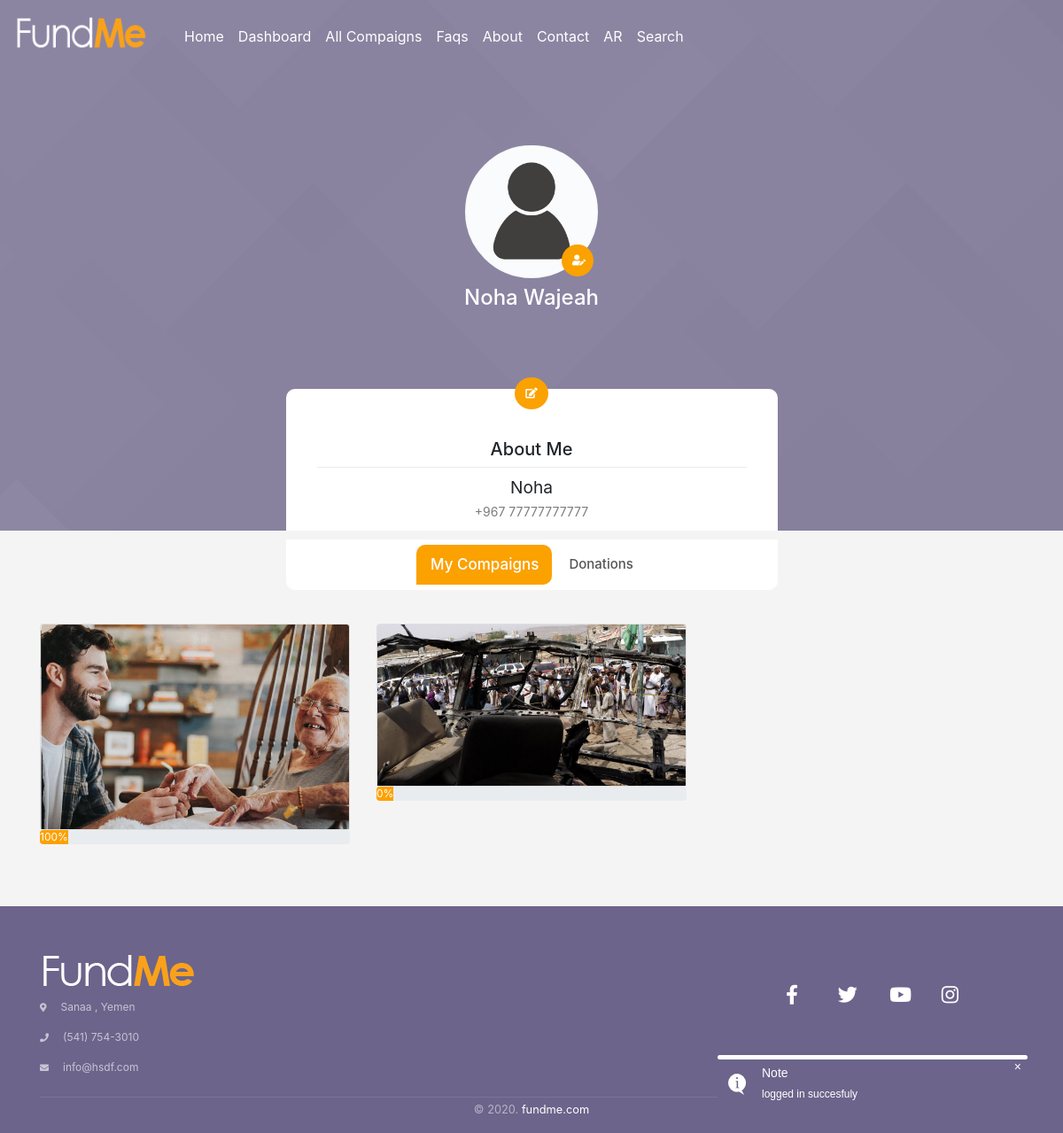
The app's page /profile/index (signed in) with its own data.
### tables this page shows
CREATE TABLE `profiles` (
  `id` int(11) NOT NULL,
  `name` varchar(50) NOT NULL,
  `value` text NOT NULL,
  `user_id` int(11) NOT NULL
);

CREATE TABLE `compigans` (
  `id` int(11) NOT NULL,
  `owner_id` int(11) NOT NULL,
  `title` varchar(100) NOT NULL,
  `galary` text NOT NULL,
  `descrption` text NOT NULL,
  `file` text NOT NULL,
  `tags` text NOT NULL,
  `status` varchar(10) NOT NULL,
  `cost` double NOT NULL,
  `duration` timestamp NOT NULL DEFAULT current_timestamp() ON UPDATE current_timestamp(),
  `pending` int(11) NOT NULL DEFAULT 0,
  `updates` text DEFAULT NULL,
  `created_at` timestamp NOT NULL DEFAULT current_timestamp(),
  `update_at` timestamp NOT NULL DEFAULT current_timestamp()
);

### app/Controllers/profileController.php (called while the page is built, shortened)
<?php
class profileController extends Controller
{
  public function index()
  {
   $this->profile=$this->model->getModel();
    $username=Helper::userName(Session::get('userID'));
    $this->view('home'.DIRECTORY_SEPARATOR.'profile',['profiles'=>$this->profile->FindUser([Session::get('userID')]),'compigan'=>$this->getUserCompaigns(Session::get('userID')),
                                                      'donations'=>$this->getUserDonations(Session::get('userID'))]);
    $this->view->pageTitle='My Profile';
    $this->view->render();
  }
  public  function getUserCompaigns($uid){
    $compaignModel=$this->model->getModel();
    $compaignsArray = $compaignModel->getUSerCompaigns([$uid]);
    return  $compaignsArray;
  }
  public  function getUserDonations($uid){
    $donationModel=$this->model->getModel();
    $donationsArray=$donationModel->UserDonations([Session::get('userID')]);
    return  $donationsArray;
  }
}
 ?>

### public/index.php (called while the page is built, shortened)
<?php
$app= new Application;
 ?>

### app/Core/Session.php (called while the page is built, shortened)
<?php
abstract class Session
{
    public static function  logged()
    {
      if (self::has('userID')) {
          return $_SESSION['userID'];
      }
      return null;
    }
    public static function get($key)
    {
        if (self::has($key)) {
            return $_SESSION[$key];
        }
        return null;
    }
    public static function has($key)
    {
        return isset($_SESSION[$key]);
    }
    public static function getType()
    {
      return $_SESSION['type'];
    }
}

### app/Core/DB.php (called while the page is built, shortened)
<?php
class DB {
      protected $pdoObject;
      private static $instance;
      public function __construct() {
        try {
          $this->pdoObject=new PDO(DB::DNS,DB::DBUSER,DB::DBPASS);
          $this->pdoObject->setAttribute(PDO::ATTR_DEFAULT_FETCH_MODE,PDO::FETCH_ASSOC);
          $this->pdoObject->setAttribute(PDO::ATTR_ERRMODE, PDO::ERRMODE_EXCEPTION);
          } catch (PDOException $e) {
              echo 'Connection failed: ' . $e->getMessage();
             }
      }
      public static function init()
    {
      if ( is_null( self::$instance ) )
      {
        self::$instance = new self();
      }
      return self::$instance;
    }
      public function QueryCrud ($sql,$args=array(),$type=1){
        $query=$this->pdoObject->prepare($sql);
        $query->execute($args);
        if($type){
          $data=$query->fetchAll();
               return $data;
        }
        else
            return $this->pdoObject->lastInsertId();
    }
}

### app/Core/Helper.php (called while the page is built, shortened)
<?php
 class Helper
 {
     public static function getProgress($id)
     {
       $db= new DB();
       $donations =$db->QueryCrud("SELECT SUM(amount) AS sum FROM donations WHERE compigan_id=?",[$id])[0]['sum'];
       $compaign=$db->QueryCrud("SELECT cost FROM compigans WHERE id =?",[$id])[0]['cost'];
       if($donations==0)
       $donations=1;
       if($compaign==0)
       $compaign=1;
       $p= floor(($donations/$compaign)*100);
       if($p>100)
          return 100;
       else
         return $p ;
     }
     public static function checkStatus($id)
     {
       $db= new DB();
       $user =$db->QueryCrud("SELECT *  FROM users WHERE id=?",[$id]);
       return $user[0]['status'];
     }
     public static function getImage($id)
     {
       $db= new DB();
       $user =$db->QueryCrud("SELECT * FROM profiles WHERE user_id =? and name='image'",[$id]);
       return ;
     }
      public static function userName($id)
      {
        $username =DB::init()->QueryCrud("SELECT * FROM profiles WHERE user_id = ? and (name ='First Name' or name='Last Name')",[$id]);
        if (!empty($username)) {
          return $username[0]['value'].' '.$username[1]['value'];
        }
      }
 }
 ?>

### app/Models/Profiles.php (called while the page is built, shortened)
<?php
class Profiles
{
  protected $db;
  function __construct()
  {
    $this->db=new DB();
  }
public function FindUser(array $aData)
{
  $oStmt = 'SELECT * FROM profiles WHERE user_id =?';
      return $this->db->QueryCrud($oStmt,$aData);
}
}
 ?>

### app/Core/Privilege.php (called while the page is built, shortened)
<?php
 class Privilege
{
     private static $instance;
     public static function checkCont($contr)
     {
       $status=1;
return $status;
   }
     public static function init()
       {
         if ( is_null( self::$instance ) )
         {
           self::$instance = new self();
         }
         return self::$instance;
       }
}
 ?>

### app/Core/Controller.php (called while the page is built, shortened)
<?php
class Controller
{
  public function model($modelName)
  {
    $this->model=new Model($modelName);
  }
}
 ?>

### app/Core/Model.php (called while the page is built, shortened)
<?php
class Model{
    protected $model_file;
    public function __construct($model_file)
    {
        $this->model_file=$model_file;
    }
    public function getModel(){
        if (file_exists(MODEL. $this->model_file.'.php')) {
            $this->modelObj= new $this->model_file;
              return $this->modelObj;
     }
}
}

### app/Models/Compaign.php (called while the page is built, shortened)
<?php
class Compaign
{
  protected $db;
  function __construct()
  {
    $this->db=new DB();
  }
public function getUSerCompaigns($args)
{
  $oStmt ='SELECT * FROM compigans where owner_id=?';
  return  $this->db->QueryCrud($oStmt,$args);
}
}
  ?>

### app/Views/home/profile.phtml (the view, shortened to what this page needs)
<?php
  include  VIEW.'layouts'.DIRECTORY_SEPARATOR.'header.phtml';
?>
<body class="bg-all">
     <section class="cover-background top-space-profile" style="background-image:url('/images/home/wbg.jpg');">
        <div class="container">
            <div class="row">
                <div class="col-md-12 col-sm-12 col-xs-12 display-table page-title">
                    <div class="vertical-align-middle text-center">
                         <div class="profile">
                          <div class="text-center mt-50px wow fadeIn" >
                            <img src="<?php echo !empty(Helper::getImage(Session::get('userID')))?"/uploads/".Helper::getImage(Session::get('userID')):"/images/home/user.jpg" ?>" alt="Circle Image" class="rounded-circle image_upload profile-pic border-fff-5px" width="150" height="150">
                            <?php if($this->view_data['profiles'][0]['user_id']==Session::get('userID')){?>
                            <i class="fas fa-user-edit upload-button p-image"></i>
                            <?php } ?>
                        </div>
                        </div>
                        <?php
                         if (array_key_exists('profiles',$this->view_data)){?>
                        <h4 class="text-white mt-2"><?php echo Helper::userName($this->view_data['profiles'][0]['user_id']) ?></h4>
                        <?php } ?>
                        <div class="description wow fadeIn">
                        <a href="/editeProfile/edit"><i class="fas fa-edit text-white edit-profile"></i></a>
                              <div class="container">
                              <div class="row">
                                <div class="col-md-12 text-center">
                                  <div class="col-md-12 p-all-20px">
                                    <h5>About Me</h5>
                                  <div class="dropdown-divider"></div>
                                    <span class="bio"><?php if(isset($this->view_data['profiles'][0])) echo $this->view_data['profiles'][0]['value']; ?></span>
                                    <div class="text-center">
                                      <span class="blue phone-profile"><?php
                                       echo $this->view_data['profiles'][2]['value']; ?></span>
                                    </div>
                                  </div>
                                </div>
                                </div>
                                </div>
                              </div>
                          </div>
                    </div>
                </div>
            </div>
    </section>
  <div>
    <div class="main main-raised wow fadeIn">
      <div class="profile-content">
          <div class="container">
              <div class="row">
                <div class="col-md-12 col-xs-12 ml-auto mr-auto prof-tap">
                      <div class="profile-tabs pro-tabs">
                        <ul class="nav nav-pills nav-pills-icons justify-content-center" role="tablist">
                          <li class="nav-item">
                              <a class="nav-link active" href="#works" role="tab" data-toggle="tab" >
                              <?php echo $lang['item102'] ?>
                              </a>
                          </li>
                          <li class="nav-item">
                              <a class="nav-link" href="#favorite" role="tab" data-toggle="tab">
                              <?php echo $lang['item103'] ?>
                              </a>
                          </li>
                        </ul>
                      </div>
                      <div class="tab-content tab-space">
                  <div class="tab-pane active text-center gallery" id="works">
                      <div class="row" id="user-compign">
                      <?php
                       if (array_key_exists('compigan',$this->view_data))
                          foreach ($this->view_data['compigan'] as $row) {
                                      ?>
                          <div class="col-md-4 col-sm-6 img-overlay">
                                <div class="card">
                                  <img class="card-img-top" src="/uploads/<?php echo $row['galary'] ?>" alt="Card image cap">
                          </div>
                          <div class="progress">
                            <div class="progress-bar progress-bar-style" role="progressbar" style="width: <?php echo Helper::getProgress($row['id']).' %'; ?> " aria-valuenow="<?php echo Helper::getProgress($row['id']); ?>" aria-valuemin="0" aria-valuemax="100"><?php echo Helper::getProgress($row['id']); ?>%</div>
                            </div>
                         </div>
                                    <?php } ?>
                      </div>
                  </div>
                  </div>
                </div>
          </div></div>
      </div>
    </div>
  </div>
</body>
  <?php  include  VIEW.'layouts'.DIRECTORY_SEPARATOR.'footer_section.phtml' ?>
<?php  include  VIEW.'layouts'.DIRECTORY_SEPARATOR.'footer.phtml' ?>

### public/css/home/all.css (style rules this page uses)
.fa, .fas, .far, .fal, .fab { -moz-osx-font-smoothing: grayscale; -webkit-font-smoothing: antialiased; display: inline-block; font-style: normal; font-variant: normal; text-rendering: auto; line-height: 1; }
.fa-edit:before { content: "\f044"; }
.fa-user-edit:before { content: "\f4ff"; }
.fa, .fas { font-family: 'Font Awesome 5 Free'; font-weight: 900; }

### public/css/home/style-ltr.css (style rules this page uses)
html * { -webkit-font-smoothing: antialiased; }
html { scroll-behavior: smooth; }
.bg-all { background-color: #f5f4f4; }
.main-raised { margin: -60px 30px 0; border-radius: 6px; }
.main { margin-top: 120px; }
.nav-pills, .nav-tabs { padding: 6px; }
.nav .nav-item { position: relative; margin: 0 2px; }
.nav-pills.nav-pills-icons .nav-item .nav-link { border-radius: 0px; }
.nav-pills .nav-item .nav-link.active { color: #ffffff; font-size: 17px; background-color: #fba100; border-left: 1px solid #fba100; border-bottom: 1px solid #fba100; border-radius: 10px; border-bottom-left-radius: 0px; }
.nav-pills .nav-item .nav-link { line-height: 24px; font-size: 15px; font-weight: 500; min-width: 100px; color: #555; transition: all .3s; border-radius: 30px; padding: 10px 15px; text-align: center; }
.tab-space { padding: 20px 0 50px; }
.tab-content>.active { display: block; }
.cover-background { position: relative !important; background-size: cover !important; overflow: hidden !important; background-position: center !important; background-repeat: no-repeat !important; }
.top-space-profile { padding-top: 214px; }
.page-title { padding-bottom: 70px; }
.mt-50px { margin-top: -50px; }
.p-image { position: absolute; top: 62px; font-size: 12px; right: 500px; color: #fff !important; padding: 12px; background-color: #fba100; border-radius: 50%; transition: all .3s cubic-bezier(.175, .885, .32, 1.275); }
.upload-button { width: 36px; }
::placeholder { font-size: 16px; color: rgb(104, 101, 101); }
.img-overlay { padding-bottom: 20px; }
.text-white { color: #FFF; }
.p-all-20px { padding:20px; }
#user-compign { margin-top: 18px; }
ul { list-style-type:none; }
.progress-bar-style { background-color: #fba100; }
.prof-tap { margin-top: -110px; }
.bio { font-size: larger; }
.border-fff-5px { border: 2px solid #f8f9fa; background: #fff; }
.description { background-color: #fff; width: 50%; margin: 0 auto; border-radius: 10px; position: relative; top: 80px; }
.edit-profile { position: relative; bottom: 13px; font-size: 12px; color: #fff !important; padding: 12px; background-color: #fba100; border-radius: 50%; }
.pro-tabs { background-color: #fff; width: 50%; margin: 0 auto; border-bottom-left-radius: 10px; border-bottom-right-radius: 10px; }
*, *:before, *:after { -webkit-box-sizing: inherit; box-sizing: inherit; }
html { -webkit-box-sizing: border-box; box-sizing: border-box; }
.phone-profile { font-size: 14px; font-family: inherit; color: #7d7d7d; }

### public/css/home/new-ltr.css (style rules this page uses)
::placeholder { color: #d2d2c4 !important; opacity: 1; }

### records on screen
profiles: value "Noha"
profiles: value "+967 77777777777"
compigans: galary (picture), Helper::getProgress($row['id']) "100"
compigans: galary (picture), Helper::getProgress($row['id']) "0"

### other values on screen
$lang['item1'] "Home"
$lang['item0'] "Dashboard"
$lang['item6a'] "All Compaigns"
$lang['faqs'] "Faqs"
$lang['item3'] "About"
$lang['item2'] "Contact"
$lang['item8c'] "Search"
Helper::userName($this->view_data['profiles'][0]['user_id']) "Noha Wajeah"
$lang['item102'] "My Compaigns"
$lang['item103'] "Donations"
$lang ['location'] "Sanaa , Yemen"
